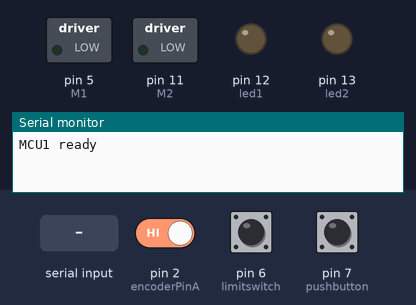
A sketch run on a simulated Arduino Uno, built with avr-gcc and run on an emulated ATmega328P. On the bench: switched loads named in the sketch (green lamp = pin HIGH), output pins drawn as LEDs (lit = HIGH), the last lines printed to the serial monitor. Dashed ring = blinking. Inputs (shaded band) come from the test bench; at power-on: pin 7 (pushbutton) LOW, pin 6 (limitswitch) LOW, pin 2 (encoderPinA) HIGH.

Above: at 1.2 s.
1.3 s: pin 7 (pushbutton) pulled HIGH for 0.15 s
At 1.68 s:
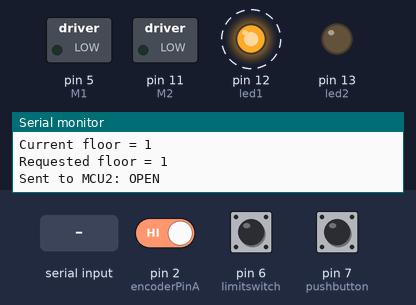
3.8 s: pin 6 (limitswitch) pulled HIGH for 0.15 s
At 4.4 s:
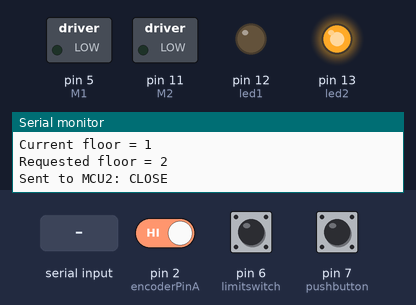
5.4 s: "DOOR_CLOSED\n" received over the second serial link
At 6.7 s:
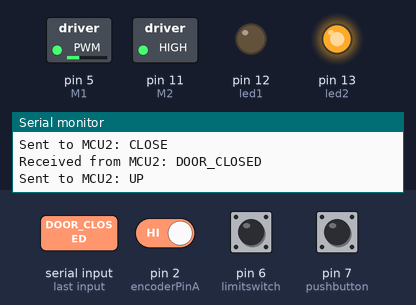
Timing chart, 0 to 8.4 s (numbered marks = the images above; inputs shaded):
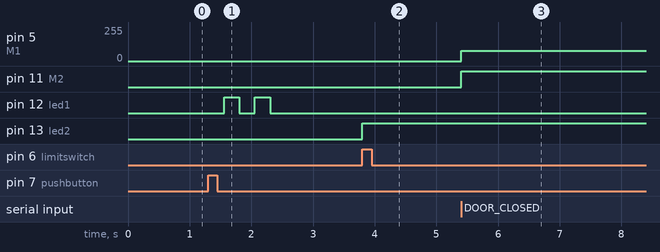

Measured:
- after the input at 1.3 s, pin 12 (led1): alternates HIGH for 0.25 s and LOW for 0.25 s, 4 changes in all, then stays LOW, starting after 0.26 s
- after the input at 3.8 s, pin 13 (led2): LOW → HIGH at once
- after the input at 5.4 s, pin 5 (M1): 0/255 → 77/255 at once; pin 11 (M2): LOW → HIGH at once

The sketch:

MCU1.ino
```cpp
#include <SoftwareSerial.h>

// ---------- Pins ----------
#define encoderPinA 2
#define encoderPinB 3
#define M1 5          // PWM
#define M2 11         // Direction
#define limitswitch 6 // Lobby call at Level 2
#define pushbutton 7  // Lobby call at Level 1
#define RxD 9
#define TxD 10
#define led1 12
#define led2 13

SoftwareSerial master(RxD, TxD);

// ---------- Encoder / Lift Position ----------
volatile long encoderCount = 0;

// !!! CHANGE THIS to match your encoder !!!
const long COUNTS_PER_REV = 360;      // example only
const long LEVEL1_POS = 0;            // 0 degree
const long LEVEL2_POS = 2 * COUNTS_PER_REV; // 720 degree = 2 rev

const long FLOOR_TOLERANCE = 20;      // acceptable arrival tolerance

// ---------- Request / System State ----------
bool busy = false;              // only one request at a time
bool waitingDoorClose = false;  // waiting MCU2 to confirm door closed
int requestedFloor = 0;         // 1 or 2
String rxBuffer = "";

// ---------- Function Prototypes ----------
void encoderISR();
int getCurrentFloor();
void handleLobbyButtons();
void handleUART();
void startRequest(int floor);
void moveLiftToFloor(int floor);
void moveMotorToTarget(long targetPos);
void stopMotor();
void setMotorUp(int pwm);
void setMotorDown(int pwm);
void blinkLED(int ledPin, int times);
void sendToMCU2(const char *msg);

void setup() {
  Serial.begin(9600);
  master.begin(9600);

  pinMode(encoderPinA, INPUT_PULLUP);
  pinMode(encoderPinB, INPUT_PULLUP);

  pinMode(M1, OUTPUT);
  pinMode(M2, OUTPUT);

  pinMode(limitswitch, INPUT);
  pinMode(pushbutton, INPUT);

  pinMode(led1, OUTPUT);
  pinMode(led2, OUTPUT);

  attachInterrupt(digitalPinToInterrupt(encoderPinA), encoderISR, RISING);

  // Default reset state: lift at Level 1, door closed
  encoderCount = LEVEL1_POS;
  digitalWrite(led1, LOW);
  digitalWrite(led2, LOW);
  stopMotor();

  Serial.println("MCU1 ready");
}

void loop() {
  handleUART();

  if (!busy) {
    handleLobbyButtons();
  }
}

// ---------- ISR ----------
void encoderISR() {
  // Determine direction using encoder B
  if (digitalRead(encoderPinB) == HIGH) {
    encoderCount++;
  } else {
    encoderCount--;
  }
}

// ---------- Floor Detection ----------
int getCurrentFloor() {
  long pos = encoderCount;

  if (abs(pos - LEVEL1_POS) <= FLOOR_TOLERANCE) {
    return 1;
  }
  if (abs(pos - LEVEL2_POS) <= FLOOR_TOLERANCE) {
    return 2;
  }
  return 0; // between floors
}

// ---------- Read Lobby Buttons ----------
void handleLobbyButtons() {
  if (digitalRead(pushbutton) == HIGH) {
    startRequest(1);
  }
  else if (digitalRead(limitswitch) == HIGH) {
    startRequest(2);
  }
}

// ---------- UART Handling ----------
void handleUART() {
  while (master.available()) {
    char c = master.read();

    if (c == '\n') {
      rxBuffer.trim();
      Serial.print("Received from MCU2: ");
      Serial.println(rxBuffer);

      if (!busy) {
        if (rxBuffer == "REQ1") {
          startRequest(1);
        }
        else if (rxBuffer == "REQ2") {
          startRequest(2);
        }
      }

      if (waitingDoorClose && rxBuffer == "DOOR_CLOSED") {
        waitingDoorClose = false;
        moveLiftToFloor(requestedFloor);
      }

      rxBuffer = "";
    }
    else {
      rxBuffer += c;
    }
  }
}

// ---------- Start Processing a Request ----------
void startRequest(int floor) {
  if (busy) return;

  busy = true;
  requestedFloor = floor;

  if (floor == 1) digitalWrite(led1, HIGH);
  if (floor == 2) digitalWrite(led2, HIGH);

  int currentFloor = getCurrentFloor();

  Serial.print("Current floor = ");
  Serial.println(currentFloor);
  Serial.print("Requested floor = ");
  Serial.println(floor);

  // If already on requested floor, just ask MCU2 to open the door
  if (currentFloor == floor) {
    sendToMCU2("OPEN");
    if (floor == 1) blinkLED(led1, 2);
    if (floor == 2) blinkLED(led2, 2);

    digitalWrite(led1, LOW);
    digitalWrite(led2, LOW);

    busy = false;
    requestedFloor = 0;
    return;
  }

  // Otherwise, ensure door is closed before moving
  sendToMCU2("CLOSE");
  waitingDoorClose = true;
}

// ---------- Lift Motion ----------
void moveLiftToFloor(int floor) {
  if (floor == 1) {
    sendToMCU2("DOWN");
    moveMotorToTarget(LEVEL1_POS);
    sendToMCU2("AT1");
  }
  else if (floor == 2) {
    sendToMCU2("UP");
    moveMotorToTarget(LEVEL2_POS);
    sendToMCU2("AT2");
  }

  // At arrival, open door
  sendToMCU2("OPEN");

  if (floor == 1) blinkLED(led1, 2);
  if (floor == 2) blinkLED(led2, 2);

  digitalWrite(led1, LOW);
  digitalWrite(led2, LOW);

  busy = false;
  requestedFloor = 0;
}

void moveMotorToTarget(long targetPos) {
  long startPos = encoderCount;
  long totalTravel = abs(targetPos - startPos);

  if (totalTravel == 0) {
    stopMotor();
    return;
  }

  long phase1End = totalTravel / 4;        // first 25% = 180°
  long phase2End = (totalTravel * 3) / 4;  // middle 50% = 360°

  while (abs(encoderCount - targetPos) > FLOOR_TOLERANCE) {
    long travelled = abs(encoderCount - startPos);

    int pwmVal;
    if (travelled < phase1End) {
      pwmVal = 77;   // 30% of 255
    }
    else if (travelled < phase2End) {
      pwmVal = 230;  // 90% of 255
    }
    else {
      pwmVal = 77;   // 30% of 255
    }

    if (encoderCount < targetPos) {
      // Ascending = CCW
      setMotorUp(pwmVal);
    } else {
      // Descending = CW
      setMotorDown(pwmVal);
    }
  }

  stopMotor();

  // Snap exactly to floor position if you want logical clean state
  encoderCount = targetPos;
}

// ---------- Motor Control ----------
void setMotorUp(int pwm) {
  digitalWrite(M2, HIGH);   // direction
  analogWrite(M1, pwm);     // speed
}

void setMotorDown(int pwm) {
  digitalWrite(M2, LOW);    // direction
  analogWrite(M1, pwm);     // speed
}

void stopMotor() {
  analogWrite(M1, 0);
}

// ---------- LED ----------
void blinkLED(int ledPin, int times) {
  for (int i = 0; i < times; i++) {
    digitalWrite(ledPin, LOW);
    delay(250);
    digitalWrite(ledPin, HIGH);
    delay(250);
  }
  digitalWrite(ledPin, LOW);
}

// ---------- UART Send ----------
void sendToMCU2(const char *msg) {
  master.println(msg);
  Serial.print("Sent to MCU2: ");
  Serial.println(msg);
}
```
